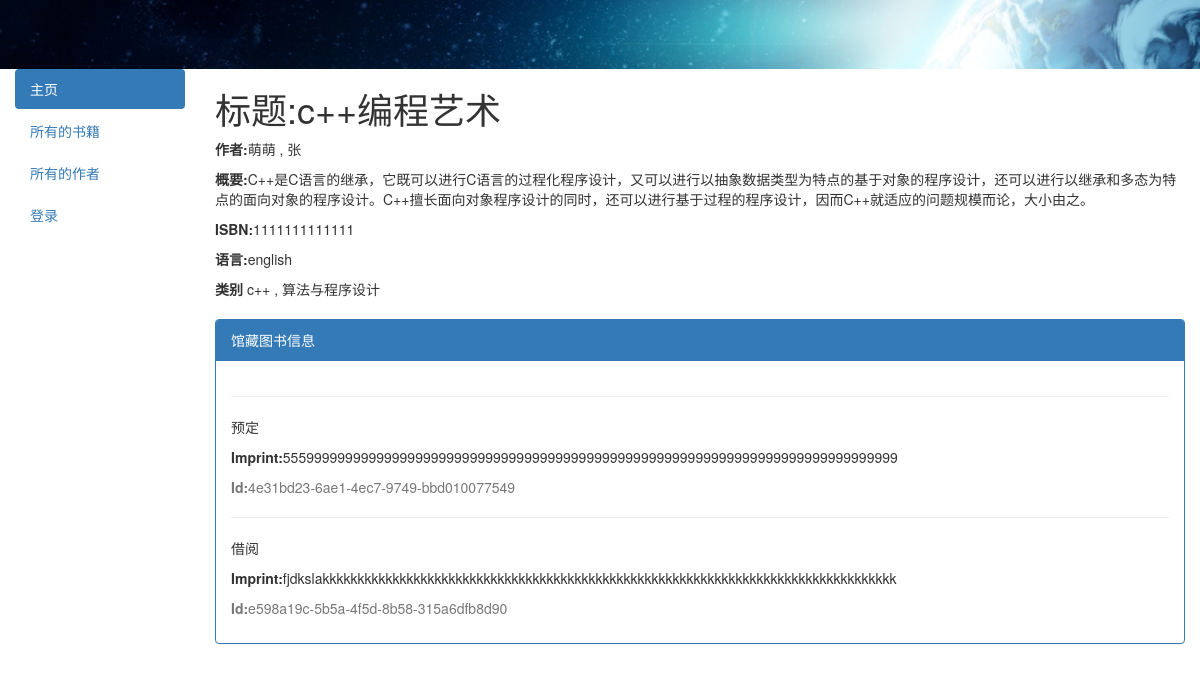
/catalog/book/2, run on the app's committed database.
### catalog/models.py (models this page shows, shortened)
class Book(models.Model):
    title = models.CharField(max_length=200)
    author = models.ForeignKey('Author',on_delete=models.SET_NULL,null = True)
    summary = models.TextField(max_length=1000,help_text='输入书籍的描述')
    isbn = models.CharField('ISBN',max_length=13,help_text = '允许输入13位的字符<a href="https://www.isbn-international.org/content/what-isbn">ISBN number</a>')
    genre = models.ManyToManyField(Genre,help_text='选择书籍的类别')
    language = models.ForeignKey('Language',on_delete= models.SET_NULL,null = True,help_text='选择书籍的语言')
    class Meta:
        ordering = ['title']
    def display_genre(self):
        """
        create string for the Genre
        """
        return ' , '.join(genre.name for genre in self.genre.all()[:3])
    display_genre.short_description = 'Genre'

class Author(models.Model):
    first_name = models.CharField(max_length = 100)
    last_name = models.CharField(max_length = 100)
    date_of_birth = models.DateField(null = True,blank = True)
    date_of_death = models.DateField('Died',null = True,blank=True)
    class Meta:
        ordering = ['last_name','first_name']
    def __str__(self):
        return '{0} , {1}'.format(self.last_name,self.first_name)

class Language(models.Model):
    name = models.CharField(max_length=200,help_text="输入语言的名称")
    def __str__(self):
        return self.name

class Genre(models.Model):
    name = models.CharField(max_length = 200,help_text="输入图书类别名称")

class BookInstance(models.Model):
    id = models.UUIDField(primary_key=True,default = uuid.uuid4,help_text = "书籍的唯一编码")
    book = models.ForeignKey(Book,on_delete=models.SET_NULL,null = True)
    imprint = models.CharField(max_length=200)
    due_back = models.DateField(null = True,blank = True)
    borrower = models.ForeignKey(User,on_delete = models.SET_NULL,blank=True, null=True)
    LOAN_STATUS = (
        ('m','保留'),
        ('o','借阅'),
        ('a','可借'),
        ('r','预定')
    )
    status = models.CharField(max_length=1,choices=LOAN_STATUS,blank = True,default = 'm',help_text = '保留')
    class Meta:
        ordering = ["due_back"]
        permissions = (("can_mark_returned","Set book as returned"),)

### catalog/views.py (the view)
# urls.py: path('book/<int:pk>',views.BookDetailedView.as_view(),name="book-detail"),
class BookDetailedView(generic.DetailView):
    model = Book
    template_name = 'book_detail.html'
    context_object_name = 'book'
    def get_context_data(self, **kwargs):
        context = super(BookDetailedView, self).get_context_data(**kwargs)
        context['page_title'] = '图书详细情况'
        return context

### catalog/templates/book_detail.html (shortened to what this page needs)
{% extends "base_generic.html" %}
{% block content %}
<h1>标题:{{book.title}}</h1>
<p><strong>作者:</strong>{{book.author}}</p>
<p><strong>概要:</strong>{{book.summary}}</p>
<p><strong>ISBN:</strong>{{book.isbn}}</p>
<p><strong>语言:</strong>{{book.language}}</p>
<p><strong>类别</strong>
{% for genre in book.genre.all %}
    {{genre.name}}
    {% if not forloop.last %}
    ,
    {% endif %}
{% endfor %}
</p>
<div style="margin-top:20px" class="panel panel-primary">
    <div class="panel-heading">馆藏图书信息</div>
    <div class="panel-body">
        {% for copy in book.bookinstance_set.all %}
        <hr>
        <p class="{% if copy.status == 'a' %}text-success{% elif copy.status == 'm' %}text-danger{% else %}text-warnging{% endif %}">{{copy.get_status_display}}</p>
        <p><strong>Imprint:</strong>{{copy.imprint}}</p>
        <p class="text-muted"><strong>Id:</strong>{{copy.id}}</p>
        {% endfor %}
    </div>
</div>
{% endblock content %}

### data on the page
Book: title "c++编程艺术", author "萌萌 , 张", summary "C++是C语言的继承，它既可以进行C语言的过程化程序设计，又可以进行以抽象数据类型为特点的基于对象的程序设计，还可以进行以继承和多态为特点的面向对象的程序设计。C++擅长面向对象程序设计的同时，还可以进行基于过程的程序设计，因而C++就适应的问题规模而论，大小由之。", isbn "1111111111111", language "english"
Genre: name "c++"
Genre: name "算法与程序设计"
BookInstance: status "预定", imprint "5559999999999999999999999999999999999999999999999999999999999999999999999999999", id "4e31bd23-6ae1-4ec7-9749-bbd010077549"
BookInstance: status "借阅", imprint "fjdkslakkkkkkkkkkkkkkkkkkkkkkkkkkkkkkkkkkkkkkkkkkkkkkkkkkkkkkkkkkkkkkkkkkkkkkkkkkkkkkkkkk", id "e598a19c-5b5a-4f5d-8b58-315a6dfb8d90"
